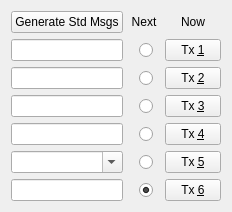
                  <widget class="QWidget" name="tab">
                   <attribute name="title">
                    <string>1</string>
                   </attribute>
                   <layout class="QGridLayout" name="gridLayout_7">
                    <item row="0" column="0">
                     <layout class="QGridLayout" name="gridLayout_6" columnstretch="1,0,0">
                      <item row="6" column="1">
                       <widget class="QRadioButton" name="txrb6">
                        <property name="toolTip">
                         <string>Send this message in next Tx interval</string>
                        </property>
                        <property name="styleSheet">
                         <string notr="true">margin-left: 10%; margin-right: 0%</string>
                        </property>
                        <property name="text">
                         <string/>
                        </property>
                        <property name="shortcut">
                         <string>Ctrl+6</string>
                        </property>
                        <property name="checked">
                         <bool>true</bool>
                        </property>
                       </widget>
                      </item>
                      <item row="0" column="1">
                       <widget class="QLabel" name="label_5">
                        <property name="toolTip">
                         <string>Queue up the next Tx message</string>
                        </property>
                        <property name="text">
                         <string>Next</string>
                        </property>
                        <property name="alignment">
                         <set>Qt::AlignCenter</set>
                        </property>
                       </widget>
                      </item>
                      <item row="1" column="0">
                       <widget class="QLineEdit" name="tx1">
                        <property name="sizePolicy">
                         <sizepolicy hsizetype="Preferred" vsizetype="Fixed">
                          <horstretch>0</horstretch>
                          <verstretch>0</verstretch>
                         </sizepolicy>
                        </property>
                       </widget>
                      </item>
                      <item row="4" column="1">
                       <widget class="DoubleClickableRadioButton" name="txrb4">
                        <property name="toolTip">
                         <string>&lt;html&gt;&lt;head/&gt;&lt;body&gt;&lt;p&gt;Send this message in next Tx interval&lt;/p&gt;&lt;p&gt;Double-click to toggle between RRR and RR73 messages in Tx4 (not allowed for type 2 compound call holders)&lt;/p&gt;&lt;p&gt;RR73 messages should only be used when you are reasonably confident that no message repetitions will be required&lt;/p&gt;&lt;/body&gt;&lt;/html&gt;</string>
                        </property>
                        <property name="accessibleDescription">
                         <string>Send this message in next Tx interval
Double-click to toggle between RRR and RR73 messages in Tx4 (not allowed for type 2 compound call holders)
RR73 messages should only be used when you are reasonably confident that no message repetitions will be required</string>
                        </property>
                        <property name="styleSheet">
                         <string notr="true">margin-left: 10%; margin-right: 0%</string>
                        </property>
                        <property name="text">
                         <string/>
                        </property>
                        <property name="shortcut">
                         <string>Ctrl+4</string>
                        </property>
                       </widget>
                      </item>
                      <item row="1" column="1">
                       <widget class="DoubleClickableRadioButton" name="txrb1">
                        <property name="toolTip">
                         <string>&lt;html&gt;&lt;head/&gt;&lt;body&gt;&lt;p&gt;Send this message in next Tx interval&lt;/p&gt;&lt;p&gt;Double click to toggle the use of the Tx1 message to start a QSO with a station (not allowed for type 1 compound call holders)&lt;/p&gt;&lt;/body&gt;&lt;/html&gt;</string>
                        </property>
                        <property name="accessibleDescription">
                         <string>Send this message in next Tx interval
Double click to toggle the use of the Tx1 message to start a QSO with a station (not allowed for type 1 compound call holders)</string>
                        </property>
                        <property name="styleSheet">
                         <string notr="true">margin-left: 10%; margin-right: 0%</string>
                        </property>
                        <property name="text">
                         <string/>
                        </property>
                        <property name="shortcut">
                         <string>Ctrl+1</string>
                        </property>
                       </widget>
                      </item>
                      <item row="6" column="0">
                       <widget class="QLineEdit" name="tx6">
                        <property name="sizePolicy">
                         <sizepolicy hsizetype="Preferred" vsizetype="Fixed">
                          <horstretch>0</horstretch>
                          <verstretch>0</verstretch>
                         </sizepolicy>
                        </property>
                       </widget>
                      </item>
                      <item row="5" column="2">
                       <widget class="DoubleClickablePushButton" name="txb5">
                        <property name="toolTip">
                         <string>&lt;html&gt;&lt;head/&gt;&lt;body&gt;&lt;p&gt;Switch to this Tx message NOW&lt;/p&gt;&lt;p&gt;Double-click to reset to the standard 73 message&lt;/p&gt;&lt;/body&gt;&lt;/html&gt;</string>
                        </property>
                        <property name="accessibleDescription">
                         <string>Switch to this Tx message NOW
Double-click to reset to the standard 73 message</string>
                        </property>
                        <property name="styleSheet">
                         <string notr="true">padding-left: 15%; padding-right: 15%; padding-top: 3%; padding-bottom: 3%</string>
                        </property>
                        <property name="text">
                         <string>Tx &amp;5</string>
                        </property>
                        <property name="shortcut">
                         <string>Alt+5</string>
                        </property>
                       </widget>
                      </item>
                      <item row="2" column="2">
                       <widget class="QPushButton" name="txb2">
                        <property name="toolTip">
                         <string>Switch to this Tx message NOW</string>
                        </property>
                        <property name="styleSheet">
                         <string notr="true">padding-left: 15%; padding-right: 15%; padding-top: 3%; padding-bottom: 3%</string>
                        </property>
                        <property name="text">
                         <string>Tx &amp;2</string>
                        </property>
                        <property name="shortcut">
                         <string>Alt+2</string>
                        </property>
                       </widget>
                      </item>
                      <item row="2" column="0">
                       <widget class="QLineEdit" name="tx2">
                        <property name="sizePolicy">
                         <sizepolicy hsizetype="Preferred" vsizetype="Fixed">
                          <horstretch>0</horstretch>
                          <verstretch>0</verstretch>
                         </sizepolicy>
                        </property>
                       </widget>
                      </item>
                      <item row="0" column="2">
                       <widget class="QLabel" name="label_2">
                        <property name="toolTip">
                         <string>Switch to this Tx message NOW</string>
                        </property>
                        <property name="text">
                         <string>Now</string>
                        </property>
                        <property name="alignment">
                         <set>Qt::AlignCenter</set>
                        </property>
                       </widget>
                      </item>
                      <item row="2" column="1">
                       <widget class="QRadioButton" name="txrb2">
                        <property name="toolTip">
                         <string>Send this message in next Tx interval</string>
                        </property>
                        <property name="styleSheet">
                         <string notr="true">margin-left: 10%; margin-right: 0%</string>
                        </property>
                        <property name="text">
                         <string/>
                        </property>
                        <property name="shortcut">
                         <string>Ctrl+2</string>
                        </property>
                       </widget>
                      </item>
                      <item row="4" column="0">
                       <widget class="QLineEdit" name="tx4">
                        <property name="sizePolicy">
                         <sizepolicy hsizetype="Preferred" vsizetype="Fixed">
                          <horstretch>0</horstretch>
                          <verstretch>0</verstretch>
                         </sizepolicy>
                        </property>
                       </widget>
                      </item>
                      <item row="3" column="0">
                       <widget class="QLineEdit" name="tx3">
                        <property name="sizePolicy">
                         <sizepolicy hsizetype="Preferred" vsizetype="Fixed">
                          <horstretch>0</horstretch>
                          <verstretch>0</verstretch>
                         </sizepolicy>
                        </property>
                       </widget>
                      </item>
                      <item row="0" column="0">
                       <widget class="QPushButton" name="genStdMsgsPushButton">
                        <property name="toolTip">
                         <string>Generate standard messages for minimal QSO</string>
                        </property>
                        <property name="text">
                         <string>Generate Std Msgs</string>
                        </property>
                       </widget>
                      </item>
                      <item row="3" column="2">
                       <widget class="QPushButton" name="txb3">
                        <property name="toolTip">
                         <string>Switch to this Tx message NOW</string>
                        </property>
                        <property name="styleSheet">
                         <string notr="true">padding-left: 15%; padding-right: 15%; padding-top: 3%; padding-bottom: 3%</string>
                        </property>
                        <property name="text">
                         <string>Tx &amp;3</string>
                        </property>
                        <property name="shortcut">
                         <string>Alt+3</string>
                        </property>
                       </widget>
                      </item>
                      <item row="4" column="2">
                       <widget class="DoubleClickablePushButton" name="txb4">
                        <property name="toolTip">
                         <string>&lt;html&gt;&lt;head/&gt;&lt;body&gt;&lt;p&gt;Switch to this Tx message NOW&lt;/p&gt;&lt;p&gt;Double-click to toggle between RRR and RR73 messages in Tx4 (not allowed for type2 compound call holders)&lt;/p&gt;&lt;p&gt;RR73 messages should only be used when you are reasonably confident that no message repetitions will be required&lt;/p&gt;&lt;/body&gt;&lt;/html&gt;</string>
                        </property>
                        <property name="accessibleDescription">
                         <string>Switch to this Tx message NOW
Double-click to toggle between RRR and RR73 messages in Tx4 (not allowed for type2 compound call holders)
RR73 messages should only be used when you are reasonably confident that no message repetitions will be required</string>
                        </property>
                        <property name="styleSheet">
                         <string notr="true">padding-left: 15%; padding-right: 15%; padding-top: 3%; padding-bottom: 3%</string>
                        </property>
                        <property name="text">
                         <string>Tx &amp;4</string>
                        </property>
                        <property name="shortcut">
                         <string>Alt+4</string>
                        </property>
                       </widget>
                      </item>
                      <item row="1" column="2">
                       <widget class="DoubleClickablePushButton" name="txb1">
                        <property name="toolTip">
                         <string>&lt;html&gt;&lt;head/&gt;&lt;body&gt;&lt;p&gt;Switch to this Tx message NOW&lt;/p&gt;&lt;p&gt;Double click to toggle the use of the Tx1 message to start a QSO with a station (not allowed for type 1 compound call holders)&lt;/p&gt;&lt;/body&gt;&lt;/html&gt;</string>
                        </property>
                        <property name="accessibleDescription">
                         <string>Switch to this Tx message NOW
Double click to toggle the use of the Tx1 message to start a QSO with a station (not allowed for type 1 compound call holders)</string>
                        </property>
                        <property name="layoutDirection">
                         <enum>Qt::LeftToRight</enum>
                        </property>
                        <property name="styleSheet">
                         <string notr="true">padding-left: 15%; padding-right: 15%; padding-top: 3%; padding-bottom: 3%</string>
                        </property>
                        <property name="text">
                         <string>Tx &amp;1</string>
                        </property>
                        <property name="shortcut">
                         <string>Alt+1</string>
                        </property>
                       </widget>
                      </item>
                      <item row="6" column="2">
                       <widget class="QPushButton" name="txb6">
                        <property name="toolTip">
                         <string>Switch to this Tx message NOW</string>
                        </property>
                        <property name="styleSheet">
                         <string notr="true">padding-left: 15%; padding-right: 15%; padding-top: 3%; padding-bottom: 3%</string>
                        </property>
                        <property name="text">
                         <string>Tx &amp;6</string>
                        </property>
                        <property name="shortcut">
                         <string>Alt+6</string>
                        </property>
                       </widget>
                      </item>
                      <item row="3" column="1">
                       <widget class="QRadioButton" name="txrb3">
                        <property name="toolTip">
                         <string>Send this message in next Tx interval</string>
                        </property>
                        <property name="styleSheet">
                         <string notr="true">margin-left: 10%; margin-right: 0%</string>
                        </property>
                        <property name="text">
                         <string/>
                        </property>
                        <property name="shortcut">
                         <string>Ctrl+3</string>
                        </property>
                       </widget>
                      </item>
                      <item row="5" column="0">
                       <widget class="QComboBox" name="tx5">
                        <property name="toolTip">
                         <string>Enter a free text message (maximum 13 characters)
or select a predefined macro from the dropdown list.
Press ENTER to add the current text to the predefined
list. The list can be maintained in Settings (F2).</string>
                        </property>
                        <property name="editable">
                         <bool>true</bool>
                        </property>
                        <property name="insertPolicy">
                         <enum>QComboBox::InsertAtBottom</enum>
                        </property>
                       </widget>
                      </item>
                      <item row="5" column="1">
                       <widget class="DoubleClickableRadioButton" name="txrb5">
                        <property name="toolTip">
                         <string>&lt;html&gt;&lt;head/&gt;&lt;body&gt;&lt;p&gt;Send this message in next Tx interval&lt;/p&gt;&lt;p&gt;Double-click to reset to the standard 73 message&lt;/p&gt;&lt;/body&gt;&lt;/html&gt;</string>
                        </property>
                        <property name="accessibleDescription">
                         <string>Send this message in next Tx interval
Double-click to reset to the standard 73 message</string>
                        </property>
                        <property name="styleSheet">
                         <string notr="true">margin-left: 10%; margin-right: 0%</string>
                        </property>
                        <property name="text">
                         <string/>
                        </property>
                        <property name="shortcut">
                         <string>Ctrl+5</string>
                        </property>
                       </widget>
                      </item>
                     </layout>
                    </item>
                   </layout>
                  </widget>
